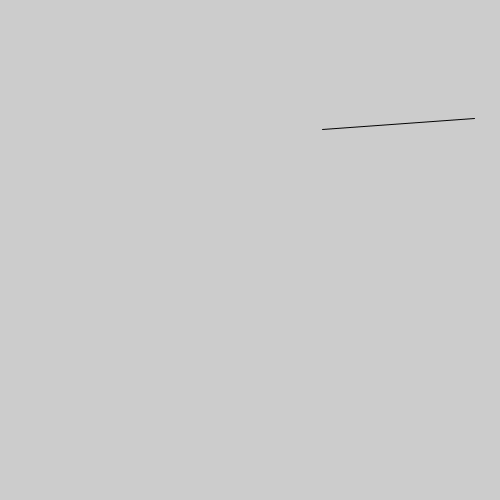
Frame 1 (no input)
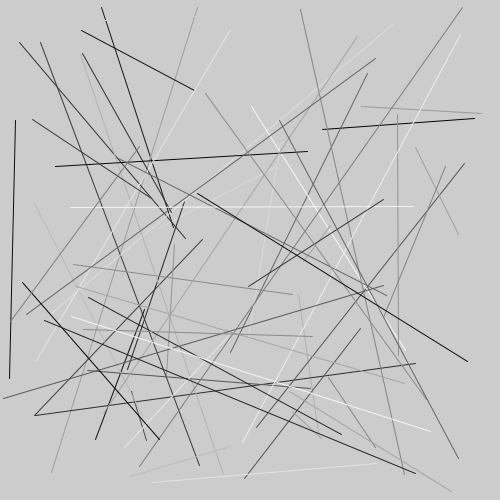
Frame 60 (the mouse pressed at the canvas centre just before this capture)
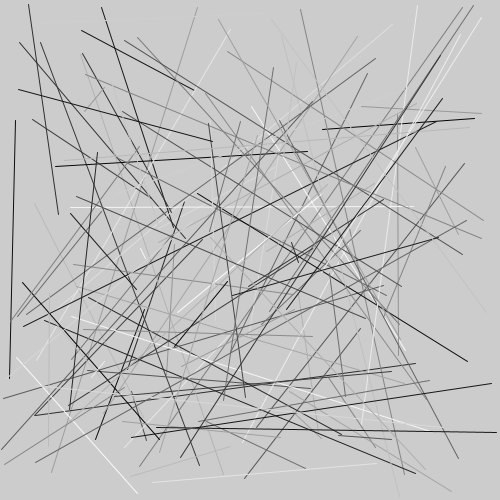
Frame 120 (the mouse held since frame 60 and released just before this capture)

The Processing sketch that drew these frames (run headless with seeded random() and noise(); from frame 60 on, the mouse is pressed at the canvas centre):

// Processing sketch: processing_50611
// ── processing_50611.pde

int linea=0;
void setup (){
  size (500,500);
  stroke(3);
}
void draw(){

  line(random(499),random(499),random(499),random(499));
  linea=linea+1;
  stroke(random(255));
  
  if(linea==300){
    linea=0;
    background(random(0,255));
  }
  
}  
